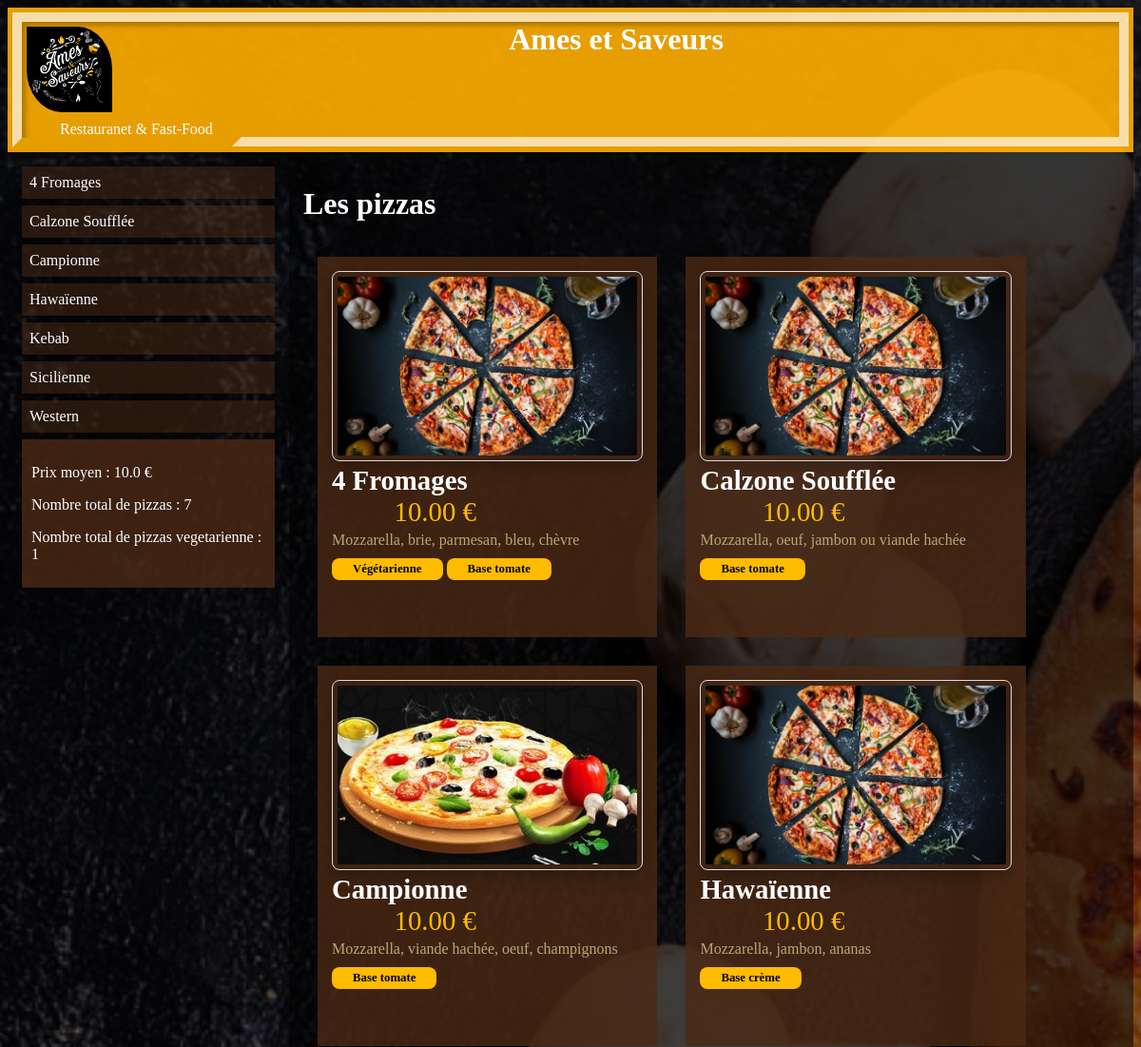
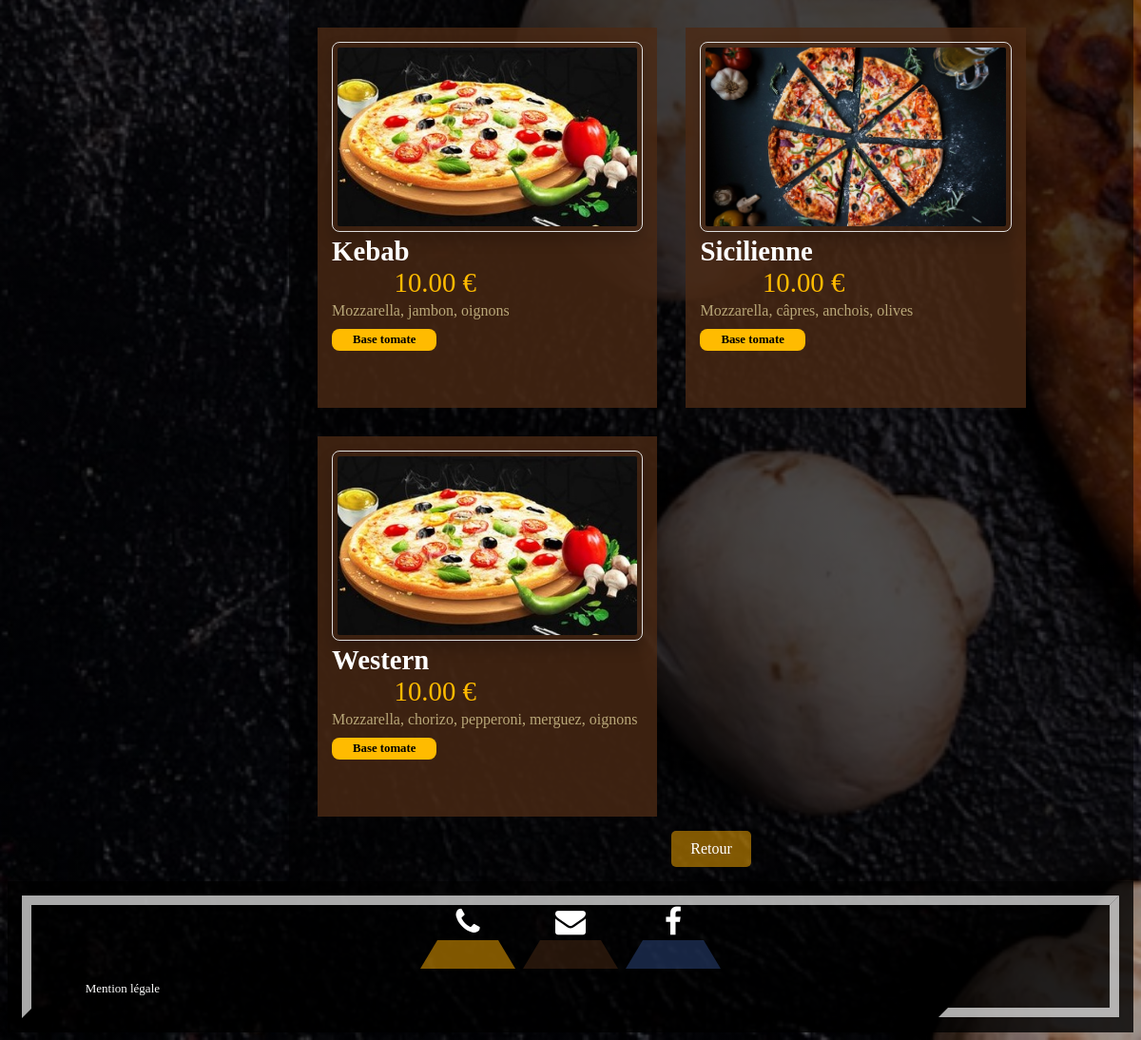
The app's page /pizza/ with its own data (2 pictures, top to bottom).
### pizza/models.py (models this page shows, shortened)
class Pizza(models.Model):
    nom = models.CharField(max_length=128)
    ingredients = models.CharField(max_length=400)
    prix = models.FloatField(default=0)
    pizza_base_tomate = models.BooleanField(default=False)
    pizza_base_creme = models.BooleanField(default=False)
    vegetarienne = models.BooleanField(default=False)
    stock = models.BooleanField(default=True)
    thumbnail = models.ImageField(upload_to="pizza/static/pizza/images", blank=True, null=True)

### pizza/views.py (the view)
# urls.py: path("", views.index, name="index"),
def index(request):
    pizzas = Pizza.objects.all().order_by('nom')
    pizza_data  = {
        'nom': [pizza.nom for pizza in pizzas],
        'prix': [pizza.prix for pizza in pizzas],
        'ingredients': [pizza.ingredients for pizza in pizzas],
        'pizza_base_tomate': [pizza.pizza_base_tomate for pizza in pizzas],
        'pizza_base_creme': [pizza.pizza_base_creme for pizza in pizzas],
        'vegetarienne': [pizza.vegetarienne for pizza in pizzas],
        'stock': [pizza.stock for pizza in pizzas],
        'image': [pizza.thumbnail for pizza in pizzas],
    }
    df_pizza  = pd.DataFrame(pizza_data)
    nombre_total_pizzas = len(df_pizza)
    prix_moyen_pizzas = round(df_pizza['prix'].mean(), 2)
    filtre_vegetarienne_pizzas = (df_pizza['vegetarienne'] == True)
    nombre_vegetarienne_pizzas = df_pizza.loc[filtre_vegetarienne_pizzas, 'nom'].count()
    return render(request, 'pizza/index.html', {'pizzas' : pizzas,
                                                'prix_moyen_pizzas' : prix_moyen_pizzas,
                                               'nombre_total_pizzas' : nombre_total_pizzas,
                                               'nombre_vegetarienne_pizzas' : nombre_vegetarienne_pizzas})

### pizza/templates/pizza/index.html (shortened to what this page needs)
{% load static %}
<!DOCTYPE html>
<html lang="fr">
<head>
    <link rel="stylesheet" href="https://cdnjs.cloudflare.com/ajax/libs/font-awesome/4.7.0/css/font-awesome.min.css">
    <link href="{% static 'pizza/style.css' %}" rel="stylesheet">
</head>
<body>
  <div class="header">
    <div class="headtop">
      <div class="row">
        <div class="col-1 col-s-1 header1"><a href="{% url 'main:index' %}"><img width=100px src="{% static 'main/images/logo.jpg' %}"/></a></div>
        <div class="col-11 col-s-12 header1"><h1>Ames et Saveurs</h1></div>
      </div>
      <div class="row">
        <div class="col-12 col-s-12 header1"><p>Restauranet & Fast-Food</p></div>
      </div>
    </div>
  </div>
      <div class="row">
        <div class="col-3 col-s-3 menu">
          <ul>
            {% for pizza in pizzas %}
            <a class="lien" href="{% url 'pizza:pizza_detail' pizza_id=pizza.pk %}"><li>{{pizza.nom}}</li></a>
            {% endfor %}
          </ul>
          <div class="stat">
            <p>Prix moyen : {{ prix_moyen_pizzas }} €</p>
            <p>Nombre total de pizzas : {{ nombre_total_pizzas }}</p>
            <p>Nombre total de pizzas vegetarienne : {{ nombre_vegetarienne_pizzas }}</p>
          </div>
        </div>
        <div class="col-9 col-s-12 text">
          <h1>Les pizzas</h1>
          <div class="row">
            {% for pizza in pizzas %}
            <div class="col-5 col-s-5 produits">
                      <span class="menu_list_img"><a href="{% url 'pizza:pizza_detail' pizza_id=pizza.pk %}"><img src="{{ pizza.thumbnail }}"></a></span><br>
                      <span class="menu_list_title">{{pizza.nom}}</span><br>
                      <span class="menu_list_prix">{{pizza.prix | floatformat:2}} €</span>
                      <span class="menu_list_ingredients">{{pizza.ingredients}}</span>
                      {% if pizza.vegetarienne %}
                      <span class="menu_list_vegetarienne">Végétarienne</span>
                      {% endif %}
                      {% if pizza.pizza_base_tomate %}
                      <span class="menu_list_vegetarienne">Base tomate</span>
                      {% endif %}
                      {% if pizza.pizza_base_creme %}
                      <span class="menu_list_vegetarienne">Base crème</span>
                      {% endif %}
            </div>
            {% endfor %}
          </div>
          <div class="container">
            <a href="javascript:void(0);" onclick="window.history.back();" class="back-link">Retour</a>
          </div>
        </div>
      </div>
      <div class="footer">
        <div class="headfoot">
          <a
              class="phone"
              href="tel:+33985235091"
              role="button"
              ><i class="fa fa-phone"></i
              ></a>
          <a
              class="mail"
              href="mailto:amesetsaveurs@gmail.com"
              role="button"
              ><i class="fa fa-envelope"></i
              ></a>
          <a
              class="facebook"
              href="https://www.facebook.com/amesetsaveurs/"
              target="_blank"
              role="button"
              ><i class="fa fa-facebook-f"></i>
            </a>
            <p class="mention"> Mention légale</p>
        </div>
      </div>
</body>
</html>

### records on screen
Pizza: nom "4 Fromages", thumbnail (picture), prix "10.00", ingredients "Mozzarella, brie, parmesan, bleu, chèvre", vegetarienne "Végétarienne", pizza_base_tomate "Base tomate"
Pizza: nom "Calzone Soufflée", thumbnail (picture), prix "10.00", ingredients "Mozzarella, oeuf, jambon ou viande hachée", pizza_base_tomate "Base tomate"
Pizza: nom "Campionne", thumbnail (picture), prix "10.00", ingredients "Mozzarella, viande hachée, oeuf, champignons", pizza_base_tomate "Base tomate"
Pizza: nom "Hawaïenne", thumbnail (picture), prix "10.00", ingredients "Mozzarella, jambon, ananas", pizza_base_creme "Base crème"
Pizza: nom "Kebab", thumbnail (picture), prix "10.00", ingredients "Mozzarella, jambon, oignons", pizza_base_tomate "Base tomate"
Pizza: nom "Sicilienne", thumbnail (picture), prix "10.00", ingredients "Mozzarella, câpres, anchois, olives", pizza_base_tomate "Base tomate"
Pizza: nom "Western", thumbnail (picture), prix "10.00", ingredients "Mozzarella, chorizo, pepperoni, merguez, oignons", pizza_base_tomate "Base tomate"

### other values on screen
{{ prix_moyen_pizzas }} "10.0"
{{ nombre_total_pizzas }} "7"
{{ nombre_vegetarienne_pizzas }} "1"
